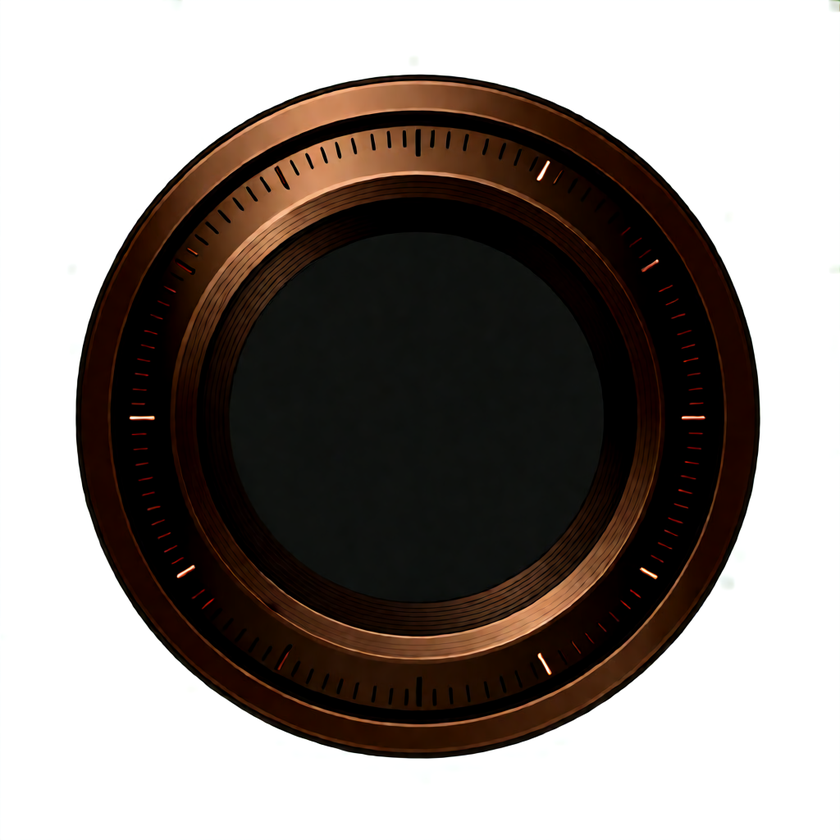
#> input picture TempAIGen/gauge_raw.png, 840 x 840 px, shrunk from 1024 x 1024 before the run, found by its file name
$ python process_gauge.py
#> lines starting #> are read from the running program, lines starting #| are printed output that depends on the picture; after the words box and inside, x2 and y2 are one past the last pixel; in counts of white or black regions, pixels touching at a corner belong together
# -*- coding: utf-8 -*-
"""仪表盘贴图后处理：圆外透明 + 紧裁剪"""
from PIL import Image, ImageDraw, ImageFilter

SRC = r"E:\UnityProject\Dapaolou\TempAIGen\gauge_raw.png"
DST = r"E:\UnityProject\Dapaolou\Assets\UI\gauge_dial.png"

im = Image.open(SRC).convert("RGB")
#> im is the input picture: PIL image 840x840 RGB; mean R, G, B 139.5, 132.4, 128.4
w, h = im.size
#> w = 840; h = 840

# 找非白色像素的包围盒（圆盘边界）
px = im.load()
minx, miny, maxx, maxy = w, h, 0, 0
#> minx = 840; miny = 840; maxx = 0; maxy = 0
for y in range(0, h, 2):
    for x in range(0, w, 2):
        r, g, b = px[x, y]
        if not (r > 240 and g > 240 and b > 240):
            if x < minx: minx = x
            if x > maxx: maxx = x
            if y < miny: miny = y
            if y > maxy: maxy = y
#> after the loop, maxx = 838; maxy = 758; minx = 76; miny = 0

cx, cy = (minx + maxx) // 2, (miny + maxy) // 2
#> cx = 457; cy = 379
radius = max(maxx - minx, maxy - miny) // 2
#> radius = 381
radius -= 30   # 收紧：去掉表盘外的白色残留边缘
#> radius = 351
print(f"dial center=({cx},{cy}) radius={radius}")
#| dial center=(457,379) radius=351

# 圆形遮罩（边缘 3px 羽化）+ 裁剪到正方形
mask = Image.new("L", (w, h), 0)
#> mask: PIL image 840x840 L; every value is 0
ImageDraw.Draw(mask).ellipse([cx - radius, cy - radius, cx + radius, cy + radius], fill=255)
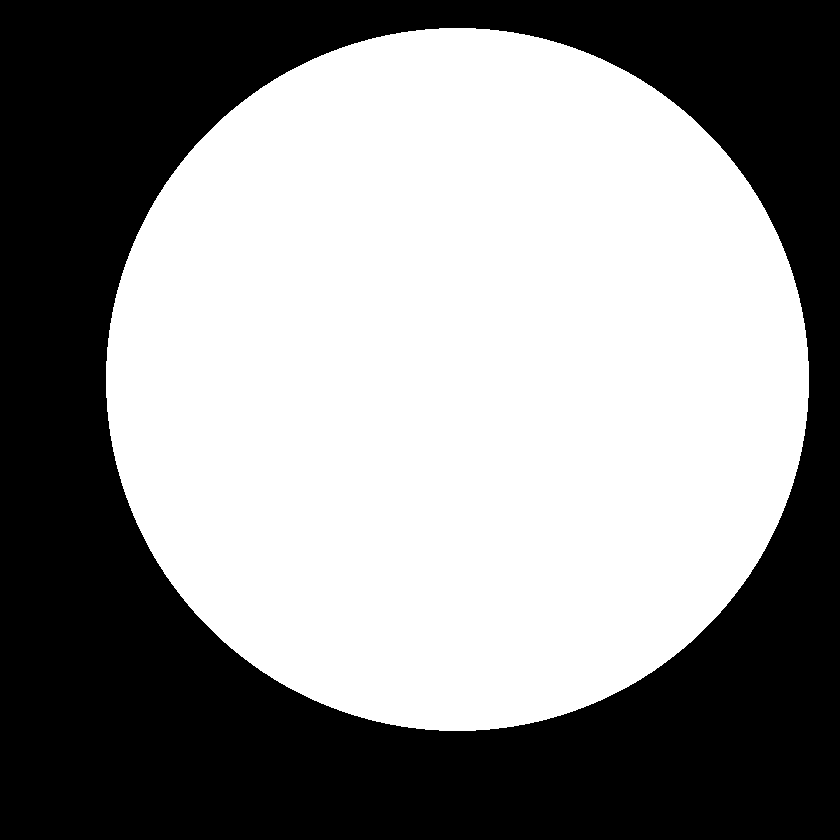
#> mask: PIL image 840x840 L; 55% white; 1 black region, box (x1, y1, x2, y2) and area: (0, 0, 840, 840) 317571
mask = mask.filter(ImageFilter.GaussianBlur(2))

rgba = im.convert("RGBA")
rgba.putalpha(mask)
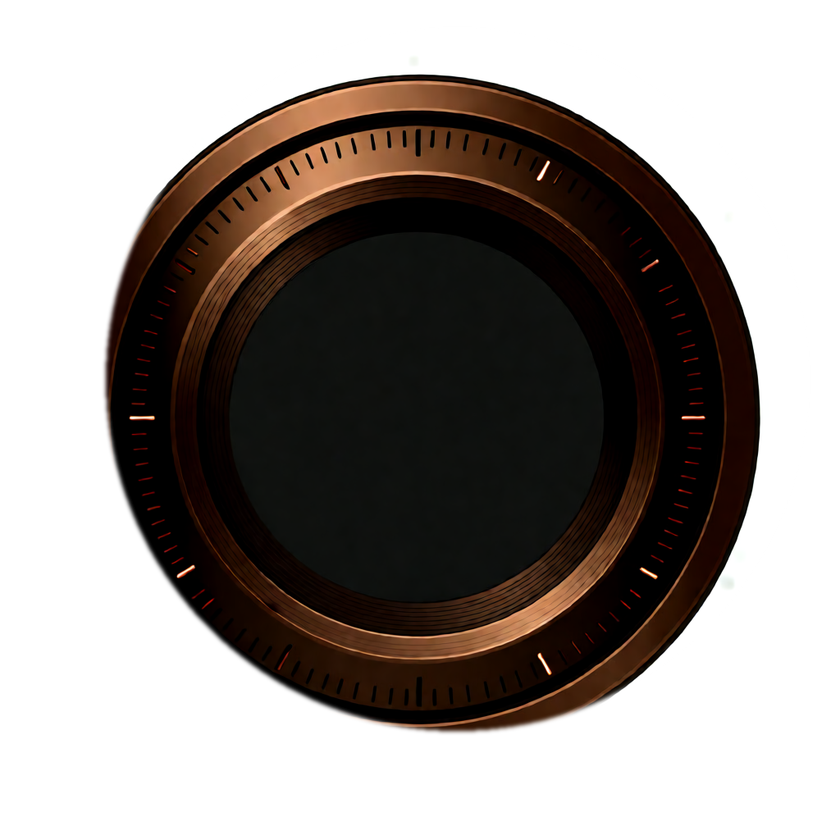
#> rgba: PIL image 840x840 RGBA; mean R, G, B, A 139.5, 132.4, 128.4, 140.2; transparent parts drawn white

pad = 6
box = (max(0, cx - radius - pad), max(0, cy - radius - pad),
       min(w, cx + radius + pad), min(h, cy + radius + pad))
#> box = (100, 22, 814, 736)
out = rgba.crop(box)
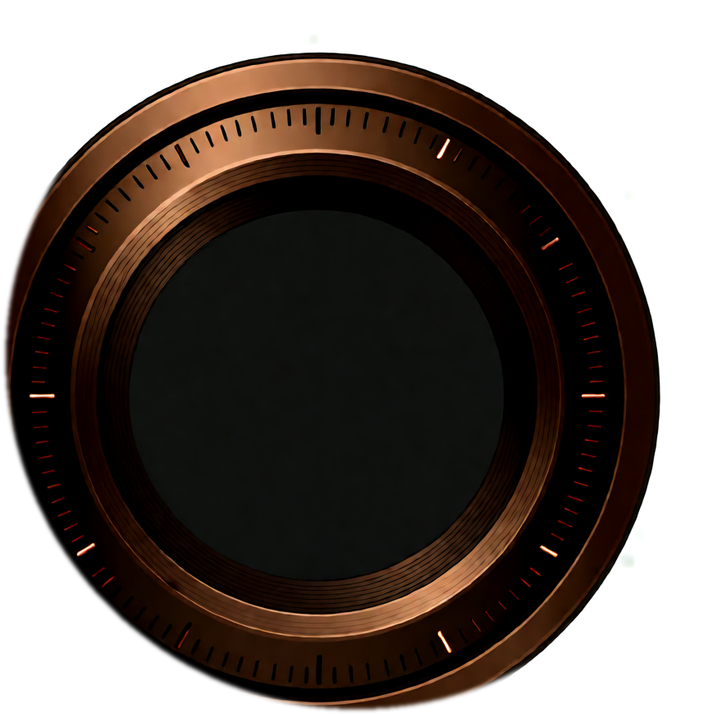
#> out: PIL image 714x714 RGBA; mean R, G, B, A 98.6, 89.1, 83.7, 194.1; transparent parts drawn white

import os
os.makedirs(os.path.dirname(DST), exist_ok=True)
out.save(DST)
print(f"saved: {DST} {out.size}")
#| saved: E:\UnityProject\Dapaolou\Assets\UI\gauge_dial.png (714, 714)

$ run again, with TempAIGen/gauge_needle_raw.png copied over TempAIGen/gauge_raw.png
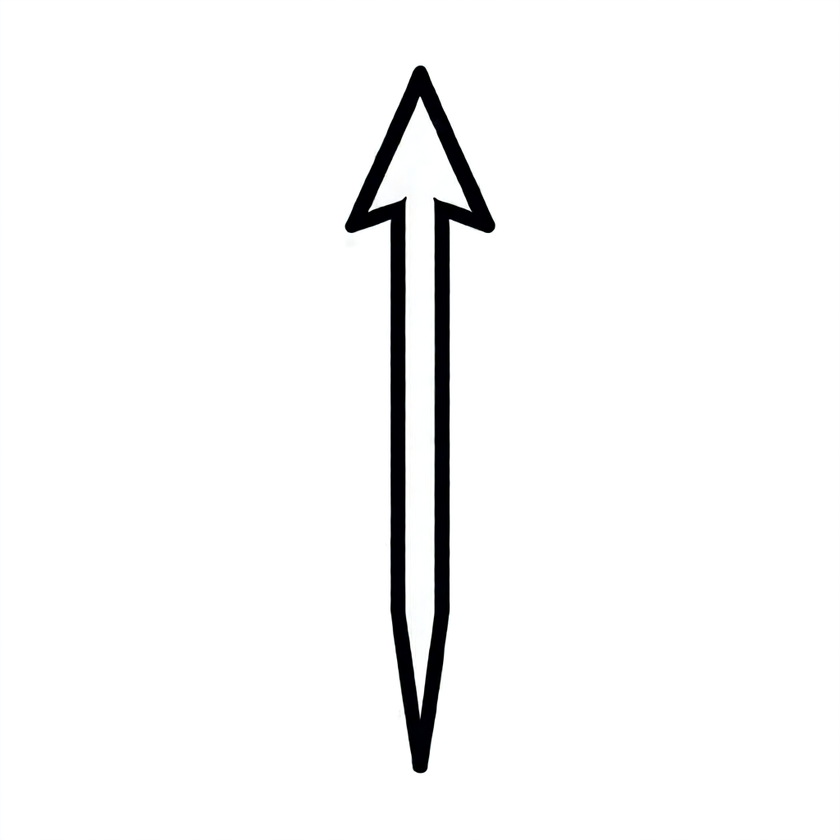
#> input picture TempAIGen/gauge_needle_raw.png, 840 x 840 px, shrunk from 1024 x 1024 before the run, found by its file name
#> im is the input picture: PIL image 840x840 RGB; mean R, G, B 246.7, 246.8, 246.9
#> after the loop `for y in range(0, h, 2):`: maxx = 494; maxy = 772; minx = 344; miny = 66
#> cx = 419
#> `radius = max(maxx - minx, maxy - miny) // 2`: radius = 353
#> `radius -= 30`: radius = 323
#| dial center=(419,419) radius=323
#> `ImageDraw.Draw(mask).ellipse([cx - radius, cy - radius, cx + radius, c..`:
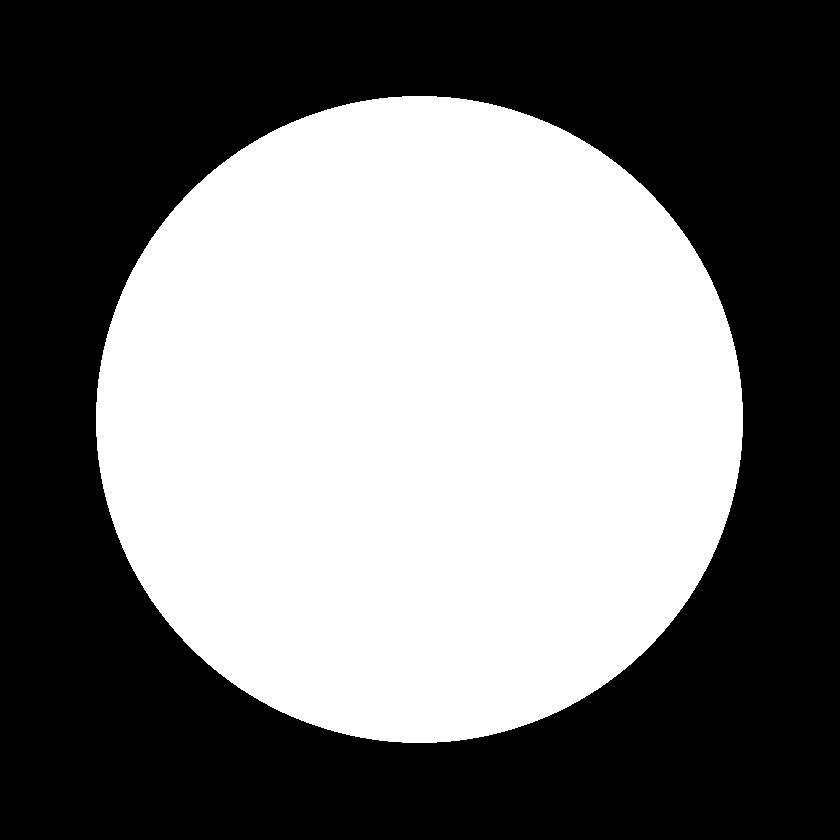
#> mask: PIL image 840x840 L; 46.6% white; 1 white region, box (x1, y1, x2, y2) and area: (96, 96, 743, 743) 328677
#> box = (90, 90, 748, 748)
#> `out = rgba.crop(box)`:
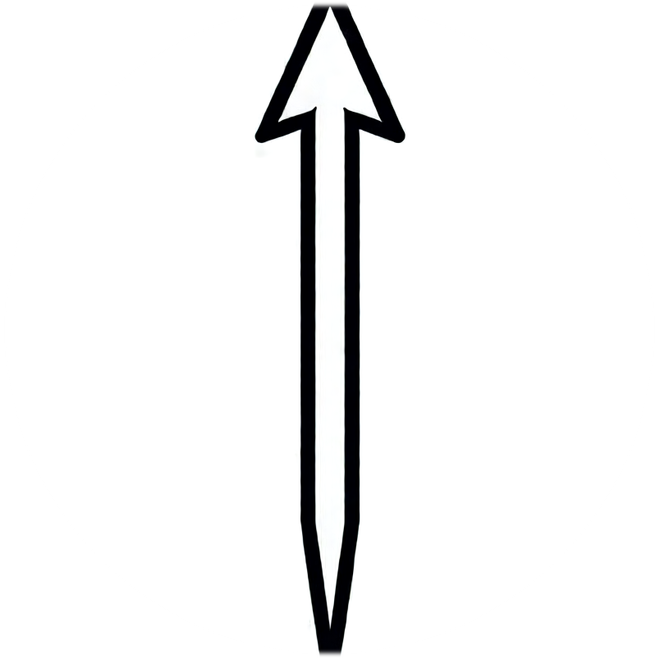
#> out: PIL image 658x658 RGBA; mean R, G, B, A 242, 242.1, 242.2, 193.6; transparent parts drawn white
#| saved: E:\UnityProject\Dapaolou\Assets\UI\gauge_dial.png (658, 658)
